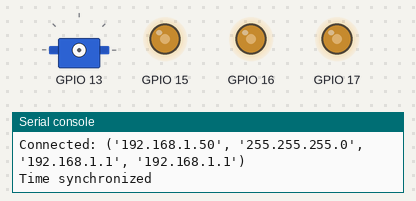
Simulated run of this program. Board: ESP32 board running MicroPython. Parts: servo, output pins drawn as LEDs (lit = HIGH), the last lines printed to the serial console. WiFi joins after 1.5 s; the clock reads 2024-03-15 10:24:30 at power-on unless the program sets it; servo angles are drawn from the pulse width (0.5 ms = 0°, 2.5 ms = 180°); pins used as bus, display or sensor lines are not drawn.

Above: at 1.6 s.
At 13.55 s:
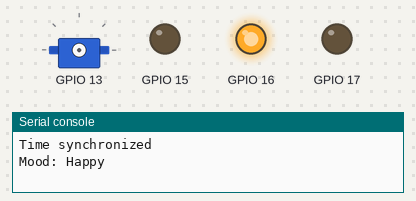
Timing chart, 0 to 17.2 s (numbered marks = the images above):
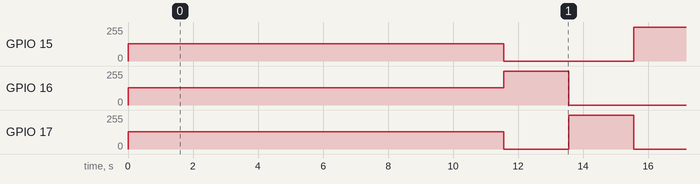

Measured:
- by itself, GPIO 15: repeats every 12.0 s: 255/255 2.5 s, 3 × (0/255 1.0 s, 255/255 0.50 s), 0/255 5.0 s
- by itself, GPIO 16: repeats every 12.0 s: 0/255 4.5 s, 3 × (255/255 0.50 s, 0/255 1.0 s), 255/255 0.50 s, 0/255 0.50 s, 255/255 2.0 s
- by itself, GPIO 17: repeats every 12.0 s: 255/255 2.0 s, 0/255 3.0 s, 3 × (255/255 0.50 s, 0/255 1.0 s), 255/255 0.50 s, 0/255 2.0 s

The program:

Sena_2.py
```python
import network
import ntptime
from machine import Pin, PWM, Timer, RTC
import time

# Class for RGB LED control
class RGBLED:
    def __init__(self, red_pin, green_pin, blue_pin):
        self.red = PWM(Pin(red_pin), freq=1000)
        self.green = PWM(Pin(green_pin), freq=1000)
        self.blue = PWM(Pin(blue_pin), freq=1000)

    def set_color(self, r, g, b):
        self.red.duty(r)
        self.green.duty(g)
        self.blue.duty(b)

    def blink_leds(self, duration_ms):
        start_time = time.ticks_ms()
        while time.ticks_diff(time.ticks_ms(), start_time) < duration_ms:
            for color in [(1023, 0, 0), (0, 1023, 0), (0, 0, 1023)]:
                self.set_color(*color)
                time.sleep_ms(500)
        self.set_color(0, 0, 0)

# Class for controlling the Servo
class ServoMotor:
    def __init__(self, pin):
        self.servo = PWM(Pin(pin), freq=50)

    def move(self, angle):
        duty = int((angle / 180) * 1023)
        self.servo.duty(duty)

    def open_mouth(self):
        self.move(80)

    def close_mouth(self):
        self.move(20)

    def slight_open(self):
        self.move(50)

    def continuous_movement(self, start_angle, end_angle, step=5, speed=0.2):
        angle = start_angle
        direction = step
        while True:
            self.move(angle)
            time.sleep(speed)
            angle += direction
            if angle >= end_angle or angle <= start_angle:
                direction = -direction

# Class for time synchronization
class TimeSync:
    def __init__(self, ssid, password):
        self.ssid = ssid
        self.password = password
        self.rtc = RTC()

    def connect_wifi(self):
        wlan = network.WLAN(network.STA_IF)
        wlan.active(True)
        if not wlan.isconnected():
            wlan.connect(self.ssid, self.password)
            while not wlan.isconnected():
                pass
        print("Connected:", wlan.ifconfig())

    def sync_time(self):
        try:
            ntptime.settime()
            print("Time synchronized")
        except OSError as e:
            print(f"Error syncing time: {e}")

    def get_time(self):
        _, _, _, hour, minute, second, _, _ = self.rtc.datetime()
        return hour, minute, second

# Main class to control the scene
class SkullScene:
    def __init__(self):
        self.rgb_led = RGBLED(15, 16, 17)
        self.servo_motor = ServoMotor(13)
        self.time_sync = TimeSync("SSID", "password")

    def start_scene(self):
        self.time_sync.connect_wifi()
        self.time_sync.sync_time()
        self.start_timed_scene()

    def start_timed_scene(self):
        timer = Timer(-1)
        timer.init(period=10000, mode=Timer.PERIODIC, callback=lambda t: self.run_mood_scene())

    def run_mood_scene(self):
        print("Mood: Happy")
        self.rgb_led.set_color(0, 1023, 0)
        self.servo_motor.open_mouth()
        time.sleep(2)

        print("Mood: Sad")
        self.rgb_led.set_color(0, 0, 1023)
        self.servo_motor.slight_open()
        time.sleep(2)

        print("Mood: Angry")
        self.rgb_led.set_color(1023, 0, 0)
        self.servo_motor.open_mouth()
        time.sleep(2)

        self.rgb_led.blink_leds(5000)
        self.servo_motor.close_mouth()

# Run the scene
skull_scene = SkullScene()
skull_scene.start_scene()
```
